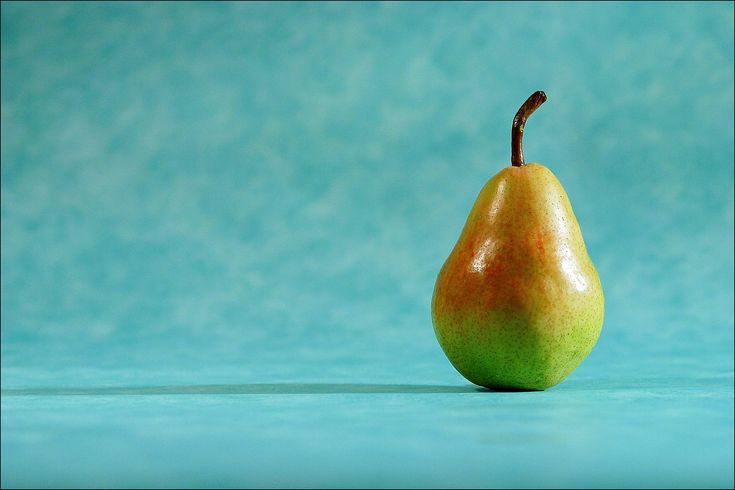
#> input picture examples/lab1/demo/input/main.jpg, 735 x 490 px
$ python main.py
#> lines starting #> are read from the running program, lines starting #| are printed output that depends on the picture
"""
Генерация выборки изображений для анализа данных.

Будет сгенерировано:
50 grayscale, каждый
"""
import cv2 as cv

main_img = cv.imread('input/main.jpg')
#> main_img is the input picture: shape (490, 735, 3); mean B, G, R 168.5, 173.1, 99
mask_img = cv.imread('input/mask.jpg')
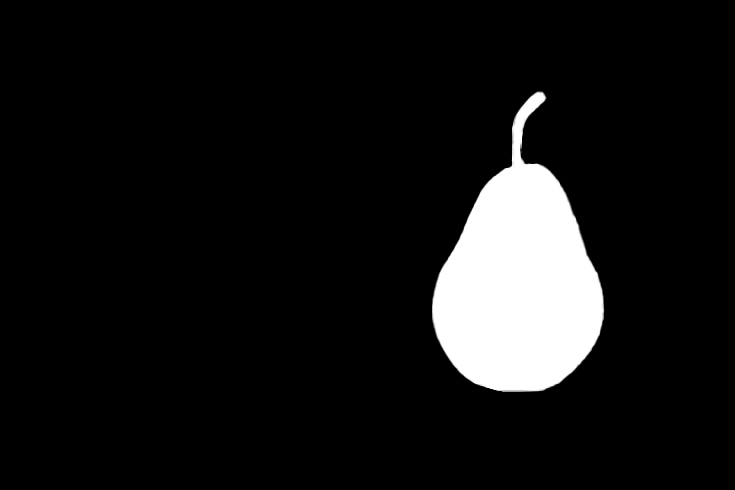
#> input picture examples/lab1/demo/input/mask.jpg, 735 x 490 px
#> mask_img is the input picture: shape (490, 735, 3); min 0, max 255, mean 20.8

cv.imshow("main", main_img)
cv.imshow("mask", mask_img)

cv.waitKey(0)

cv.imshow("gmain", cv.cvtColor(main_img, cv.COLOR_BGR2GRAY))
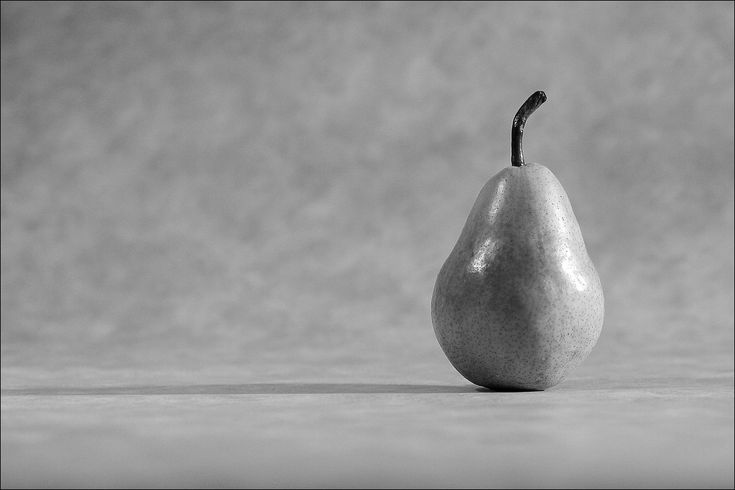
#> window 'gmain': shape (490, 735); min 0, max 255, mean 150.4
cv.imshow("gmask", cv.cvtColor(mask_img, cv.COLOR_BGR2GRAY))

cv.waitKey(0)

print(cv.cvtColor(mask_img, cv.COLOR_BGR2GRAY).shape, mask_img.shape)
#| (490, 735) (490, 735, 3)
